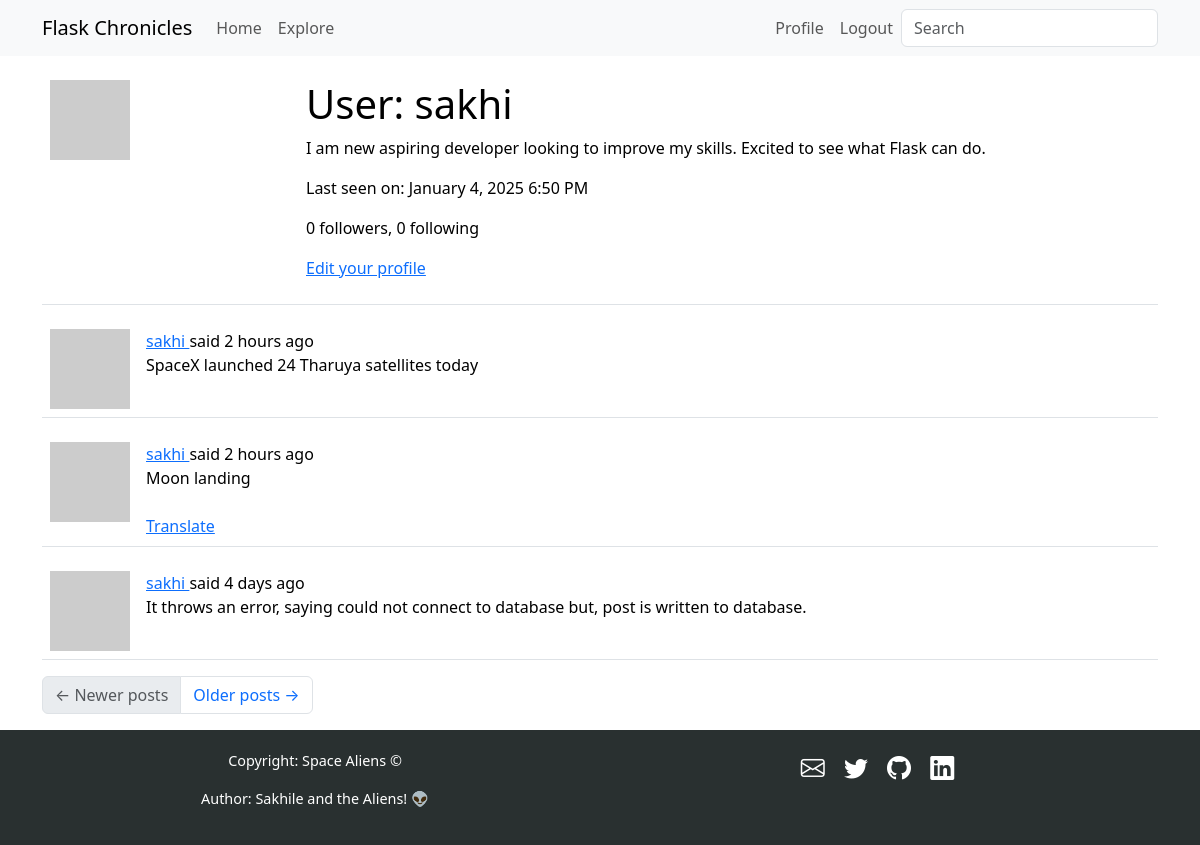
Before: /user/sakhi (signed in) with the older database file.
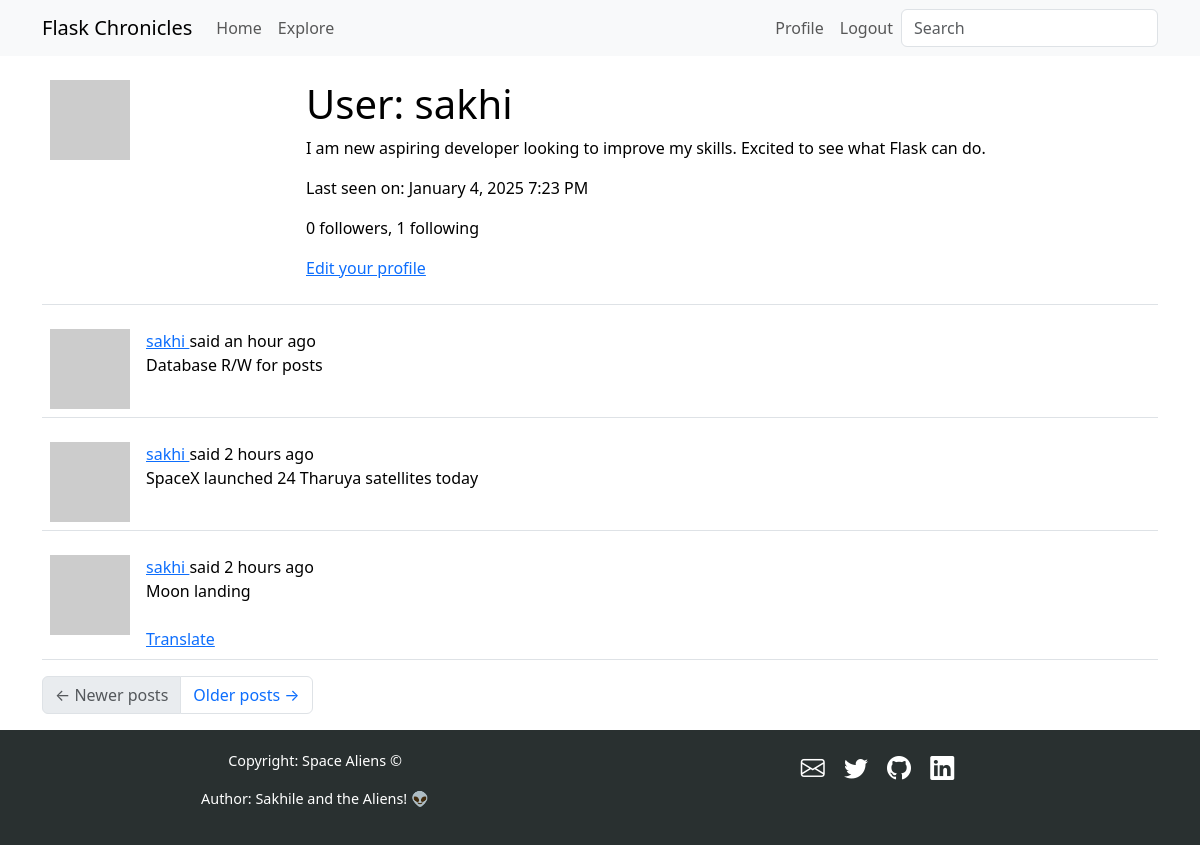
After: the same page with the newer database file.
### app/models.py (models this page shows, shortened)
class User(UserMixin, db.Model):
    id: so.Mapped[int] = so.mapped_column(primary_key=True)
    username: so.Mapped[str] = so.mapped_column(sa.String(64), unique=True)
    email: so.Mapped[str] = so.mapped_column(sa.String(120), index=True, unique=True)
    password_hash: so.Mapped[Optional[str]] = so.mapped_column(sa.String(256))
    posts: so.WriteOnlyMapped["Post"] = so.relationship(back_populates="author")
    about_me: so.Mapped[Optional[str]] = so.mapped_column(sa.String(140))
    last_seen: so.Mapped[Optional[datetime]] = so.mapped_column(
        default=lambda: datetime.now(timezone.utc)
    )
    following: so.WriteOnlyMapped["User"] = so.relationship(
        secondary=followers,
        primaryjoin=(followers.c.follower_id == id),
        secondaryjoin=(followers.c.followed_id == id),
        back_populates="followers",
    )
    followers: so.WriteOnlyMapped["User"] = so.relationship(
        secondary=followers,
        primaryjoin=(followers.c.followed_id == id),
        secondaryjoin=(followers.c.follower_id == id),
        back_populates="following",
    )
    def avatar(self, size):
        digest = md5(self.email.lower().encode("utf-8")).hexdigest()
        return f"https://www.gravatar.com/avatar/{digest}?d=identicon&s={size}'"
    def followers_count(self):
        query = sa.select(sa.func.count()).select_from(
            self.followers.select().subquery()
        )
        return db.session.scalar(query)
    def following_count(self):
        query = sa.select(sa.func.count()).select_from(
            self.following.select().subquery()
        )
        return db.session.scalar(query)

class SearchableMixin:
    @classmethod
    def before_commit(cls, session):
        session._changes = {
            "add": list(session.new),
            "update": list(session.dirty),
            "delete": list(session.deleted),
        }
    @classmethod
    def after_commit(cls, session):
        for obj in session._changes["add"]:
            if isinstance(obj, SearchableMixin):
                add_to_index(obj.__tablename__, obj)
        for obj in session._changes["update"]:
            if isinstance(obj, SearchableMixin):
                add_to_index(obj.__tablename__, obj)
        for obj in session._changes["delete"]:
            if isinstance(obj, SearchableMixin):
                remove_from_index(obj.__tablename__, obj)
        session._changes = None

class Post(SearchableMixin, db.Model):
    __searchable__ = ["body"]
    id: so.Mapped[int] = so.mapped_column(primary_key=True)
    body: so.Mapped[str] = so.mapped_column(sa.String(140))
    timestamp: so.Mapped[datetime] = so.mapped_column(
        index=True, default=lambda: datetime.now(timezone.utc)
    )
    user_id: so.Mapped[int] = so.mapped_column(sa.ForeignKey(User.id), index=True)
    author: so.Mapped[User] = so.relationship(back_populates="posts")
    language: so.Mapped[Optional[str]] = so.mapped_column(sa.String(5))

### app/main/routes.py (the view)
@bp.route("/user/<username>")
@login_required
def user(username):
    user = db.first_or_404(sa.select(User).where(User.username == username))
    page = request.args.get("page", 1, type=int)
    query = user.posts.select().order_by(Post.timestamp.desc())
    posts = db.paginate(
        query, page=page, per_page=current_app.config["POSTS_PER_PAGE"], error_out=False
    )
    next_url = (
        url_for("main.user", username=user.username, page=posts.next_num)
        if posts.has_next
        else None
    )
    prev_url = (
        url_for("main.user", username=user.username, page=posts.prev_num)
        if posts.has_prev
        else None
    )
    form = EmptyForm()
    return render_template(
        "user.html",
        user=user,
        posts=posts.items,
        next_url=next_url,
        prev_url=prev_url,
        form=form,
    )

### app/main/forms.py
class SearchForm(FlaskForm):
    q = StringField(_l("Search"), validators=[DataRequired()])
    def __init__(self, *args, **kwargs):
        if "formdata" not in kwargs:
            kwargs["formdata"] = request.args
        if "meta" not in kwargs:
            kwargs["meta"] = {"csrf": False}
        super(SearchForm, self).__init__(*args, **kwargs)

class EmptyForm(FlaskForm):
    submit = SubmitField("Submit")

### app/__init__.py (called while the page is built)
def get_locale():
    return request.accept_languages.best_match(current_app.config["LANGUAGES"])

### app/main/routes.py (called while the page is built)
@bp.before_request
def before_request():
    if current_user.is_authenticated:
        current_user.last_seen = datetime.now(timezone.utc)
        db.session.commit()
        g.search_form = SearchForm()
    g.locale = str(get_locale())

### app/models.py (called while the page is built)
@login.user_loader
def load_user(id):
    return db.session.get(User, int(id))

### app/templates/user.html (shortened to what this page needs)
{% extends "base.html" %}
{% block content %}
    <table class="table table-hover">
        <tr>
            <td width="256px"><img src="{{ user.avatar(256) }}"></td>
            <td>
                <h1>{{ _('User') }}: {{ user.username }}</h1>
                {% if user.about_me %}<p>{{ user.about_me }}</p>{% endif %}
                {% if user.last_seen %}
                <p>{{ _('Last seen on') }}: {{ moment(user.last_seen).format('LLL') }}</p>
                {% endif %}
                <p>{{ _('%(count)d followers', count=user.followers_count()) }}, {{ _('%(count)d following',
                    count=user.following_count()) }}</p>
                {% if user == current_user %}
                <p><a href="{{ url_for('main.edit_profile') }}">{{ _('Edit your profile') }}</a></p>
                {% endif %}
            </td>
        </tr>
    </table>
    {% for post in posts %}
    {% include '_post.html' %}
    {% endfor %}
    <nav aria-label="Post navigation">
        <ul class="pagination">
            <li class="page-item{% if not prev_url %} disabled{% endif %}">
                <a class="page-link" href="{{ prev_url }}">
                    <span aria-hidden="true">&larr;</span> {{ _('Newer posts') }}
                </a>
            </li>
            <li class="page-item{% if not next_url %} disabled{% endif %}">
                <a class="page-link" href="{{ next_url }}">
                    {{ _('Older posts') }} <span aria-hidden="true">&rarr;</span>
                </a>
            </li>
        </ul>
    </nav>
{% endblock %}

### app/templates/_post.html (shortened to what this page needs)
<table class="table table-hover">
    <tr>
        <td width="70px">
            <a href="{{ url_for('main.user', username=post.author.username) }}">
                <img src="{{ post.author.avatar(70) }}" />
            </a>
        </td>
        <td>
            {{ _('%(username)s said %(when)s',
            username=user_link, when=moment(post.timestamp).fromNow()) }}
            <br>
            <span id="post{{ post.id }}">{{ post.body }}</span>
            {% if post.language and post.language != g.locale %}
            <br><br>
            <span id="translation{{ post.id }}">
                <a href="javascript:translate(
                                'post{{ post.id }}',
                                'translation{{ post.id }}',
                                '{{ post.language }}',
                                '{{ g.locale }}');">{{ _('Translate') }}</a>
            </span>
            {% endif %}
        </td>
    </tr>
</table>

Changed rows visible on the page:
no longer on this page (row unchanged): Post: body "It throws an error, saying could not connect to database but, post is written to database."
changed User "sakhi": last_seen "January 4, 2025 6:50 PM" → "January 4, 2025 7:23 PM"
added Post: body "Database R/W for posts"
Other visible differences:
text no longer shown: "0 following"
text now shown: "1 following"
